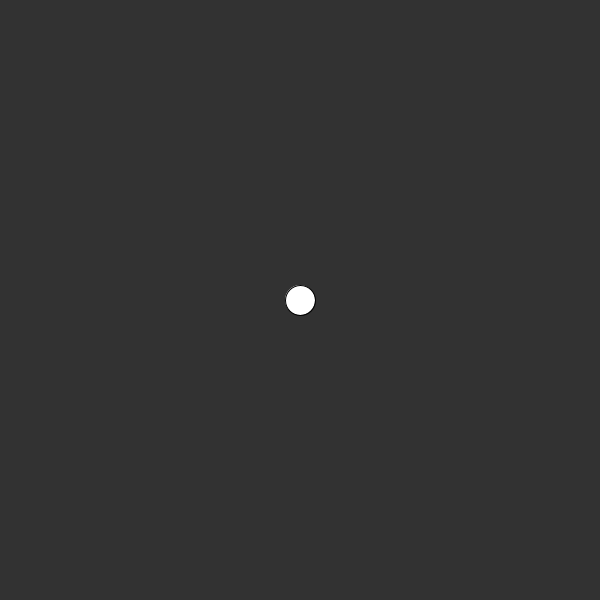
Frame 1 (no input)
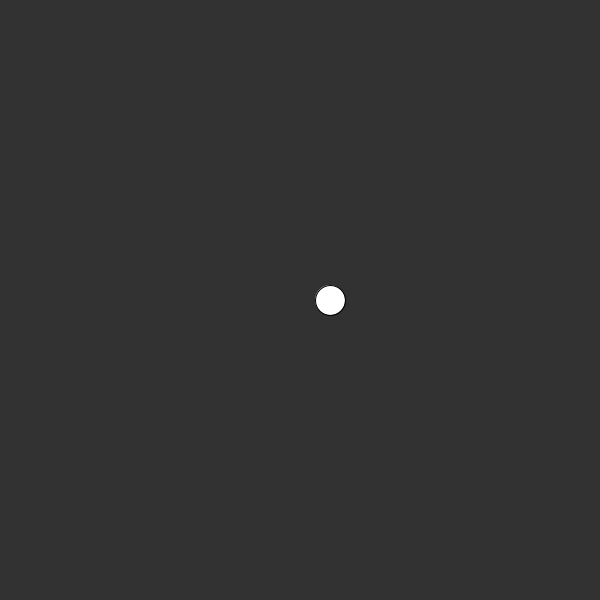
Frame 60 (the mouse pressed at the canvas centre just before this capture)
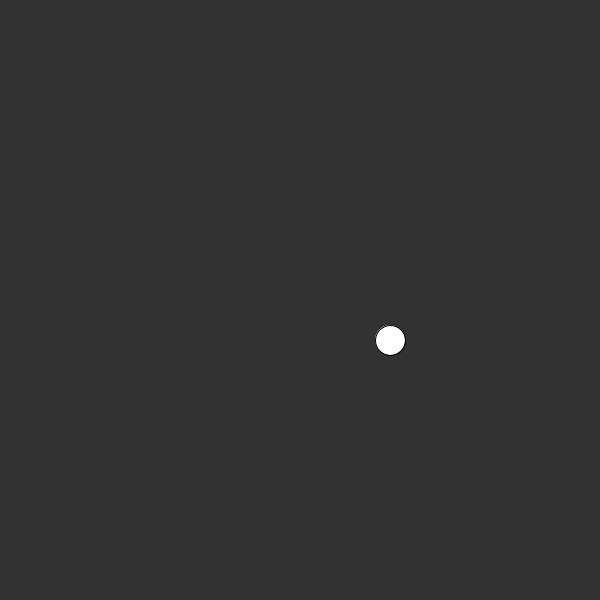
Frame 120 (the mouse held since frame 60 and released just before this capture)

The Processing sketch that drew these frames (run headless with seeded random() and noise(); from frame 60 on, the mouse is pressed at the canvas centre):

// Processing sketch: sketch_2
// ── sketch_2.pde
// in this sketch there is currently a 50% chance that 
// the drawn ellipse will move 10 pixels to the right 
// every frame, and a 50% chance that it will move to 
// 10 pixels to the left. 

// change the sketch so there is a 25% chance that it will 
// move left, 25% chance that it will move right, 25% chance 
// up, and 25% chance down.

float xPos;
float yPos;

void setup() {
  size(600, 600);
  xPos = width/2;
  yPos = height/2;
  frameRate(10);
}

void draw() {
  background(50);
  ellipse(xPos, yPos, 30, 30);

  //float r = random(2);

  //if (int(r) == 0) {
  //  xPos += 10;
  //} else {
  //  xPos -= 10;
  //}
  
  int r = int(random(1, 5));

  if (r == 1) {
    xPos += 10;
  } else if (r == 2){
    xPos -= 10;
  } else if (r == 3){
    yPos += 10;
  } if (r == 4){
    yPos -= 10;
  }
} 
